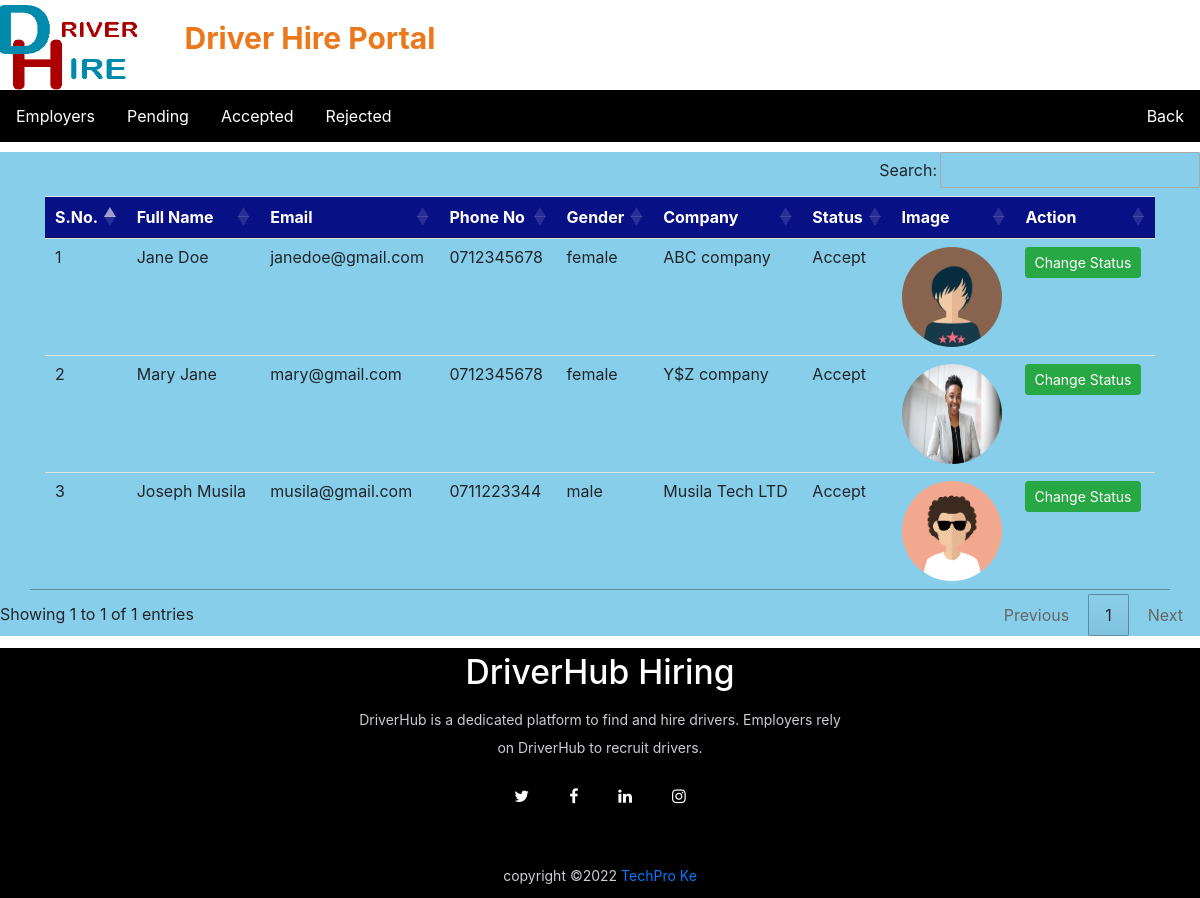
The page /employers_accepted (signed in) on the database its author committed.
### driverjob/models.py (models this page shows, shortened)
class Employer(models.Model):
    user=models.ForeignKey(User,on_delete=models.CASCADE)
    mobile = models.CharField(max_length=15, null= True)
    image = models.FileField(null=True)
    cartype = models.CharField(max_length=30, null=True)
    gender =models.CharField(max_length=10, null=True)
    company =models.CharField(max_length=100, null=True)
    type =models.CharField(max_length=15, null=True)
    status =models.CharField(max_length=20, null=True)

### driverjob/views.py (the view)
# urls.py: path('employers_accepted', employers_accepted, name="employers_accepted"),
def employers_accepted(request):
    if not request.user.is_authenticated:
        return redirect('admin_login')
    data = Employer.objects.filter(status='Accept')
    d = {'data':data}
    return render(request, 'employers_accepted.html',d)

### driverjob/templates/employers_accepted.html
{% load static %}
{% block body %}
{% include 'emp_nav.html' %}
<div style="background-color: skyblue; margin-top: 10px;">
<table id="example" class="table table-hover container">
    <thead>
    <tr style="background-color: rgb(8, 16, 133);color: white;">
        <th>S.No.</th>
        <th>Full Name</th>
        <th>Email</th>
        <th>Phone No</th>
        <th>Gender</th>
        <th>Company</th>
        <th>Status</th>
        <th>Image</th>
        <th>Action</th>
    </tr>
    </thead>
    <tbody>
    {% for i in data %}
        <tr>
            <td>{{forloop.counter}}</td>
            <td>{{i.user.first_name}} {{i.user.last_name}}</td>
            <td>{{i.user.username}}</td>
            <td>{{i.mobile}}</td>
            <td>{{i.gender}}</td>
            <td>{{i.company}}</td>
            <td>{{i.status}}</td>
            <td><img src="{{i.image.url}}" style="width:100px ; height:100px ; border-radius:50%;"></td>
            <td><a style="text-decoration: none;" class="btn btn-success btn-sm" href="{% url 'change_status' i.id %}" >Change Status</a></td>
        </tr>
    </tbody>
    {% endfor %}
</table>
</div>
{% include 'footer.html' %}
{% endblock %}

### rows shown on the page
Employer: user.first_name "Jane", user.last_name "Doe", user.username "janedoe@gmail.com", mobile "0712345678", gender "female", company "ABC company", status "Accept", image (picture)
Employer: user.first_name "Mary", user.last_name "Jane", user.username "mary@gmail.com", mobile "0712345678", gender "female", company "Y$Z company", status "Accept", image (picture)
Employer: user.first_name "Joseph", user.last_name "Musila", user.username "musila@gmail.com", mobile "0711223344", gender "male", company "Musila Tech LTD", status "Accept", image (picture)
